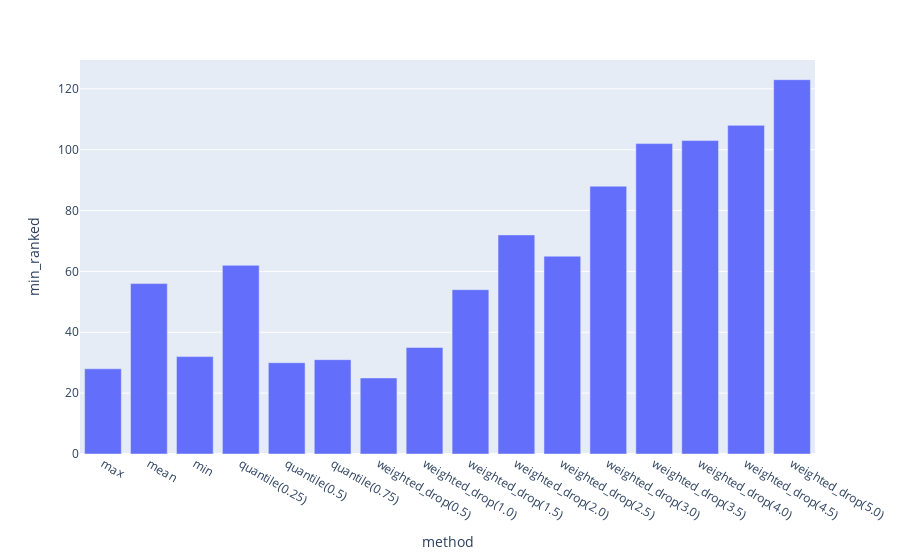

Notebook source saved alongside this figure:
### Code cell
df = []
for key in results.keys():
    for n, i in enumerate(results[key]):
        i.update({'method': key, 'phrase_id': n})
    df += results[key]
df = pd.DataFrame(df)


# Count number of times each method is "number 1" in rank (meaning how many times each method had the lowest "rank")
min_values = df.groupby(by=['phrase_id'], as_index=False)[['rank']].min()
df = df.merge(min_values, how='left', on=['phrase_id'], suffixes=('', '_min'))
df['min_ranked'] = df['rank'] == df['rank_min']
evaluation = df.groupby(by=['method'])['min_ranked'].sum()

pd.options.plotting.backend = "plotly"

evaluation.plot(kind='bar', y='min_ranked')


# df.pivot(
#     index='phrase_id', columns='method', values='rank'
# ).reset_index()


# df.plot(x='phrase_id', figsize=(20, 10), logy=True, logx=True)

### Figure 1 — Plotly figure (JSON) as saved in the notebook; plotly's stock layout.template omitted (floating-point values rounded to 4 significant figures)
{"data": [{"hovertemplate": "method=%{x}<br>min_ranked=%{y}<extra></extra>", "legendgroup": "", "marker": {"color": "#636efa", "pattern": {"shape": ""}}, "name": "", "orientation": "v", "showlegend": false, "textposition": "auto", "type": "bar", "x": ["max", "mean", "min", "quantile(0.25)", "quantile(0.5)", "quantile(0.75)", "weighted_drop(0.5)", "weighted_drop(1.0)", "weighted_drop(1.5)", "weighted_drop(2.0)", "weighted_drop(2.5)", "weighted_drop(3.0)", "weighted_drop(3.5)", "weighted_drop(4.0)", "weighted_drop(4.5)", "weighted_drop(5.0)"], "xaxis": "x", "y": [28, 56, 32, 62, 30, 31, 25, 35, 54, 72, 65, 88, 102, 103, 108, 123], "yaxis": "y"}], "layout": {"barmode": "relative", "legend": {"tracegroupgap": 0}, "margin": {"t": 60}, "xaxis": {"anchor": "y", "domain": [0, 1], "title": {"text": "method"}}, "yaxis": {"anchor": "x", "domain": [0, 1], "title": {"text": "min_ranked"}}}}
